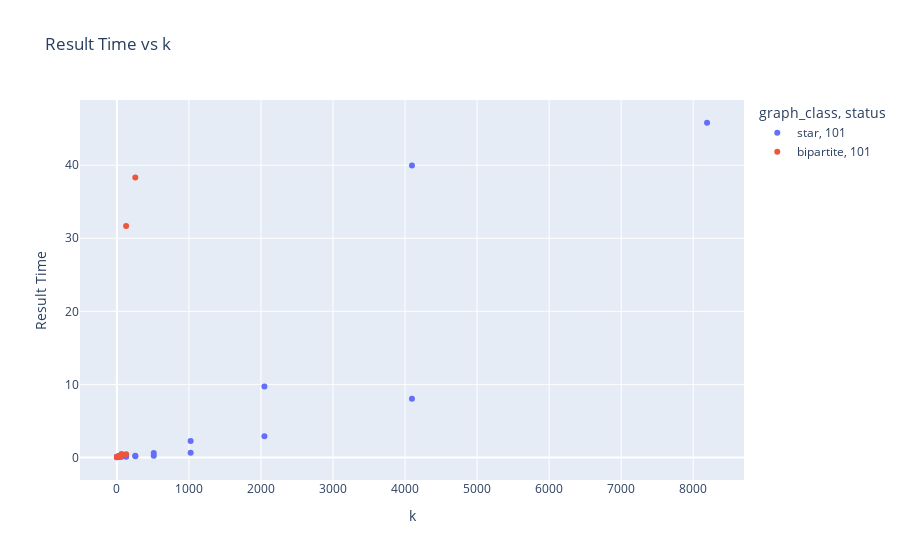

Notebook source saved alongside this figure:
### Code cell
# Scatter plot result_time vs k
fig = px.scatter(df, x='k', y='result_time', color='graph_class', symbol='status',
                 title='Result Time vs k', labels={'k': 'k', 'result_time': 'Result Time'},
                 hover_data=['graph_class', 'status'])
fig.show()

### Figure 1 — Plotly figure (JSON) as saved in the notebook; plotly's stock layout.template omitted (floating-point values rounded to 4 significant figures)
{"data": [{"customdata": [["star", 101], ["star", 101], ["star", 101], ["star", 101], ["star", 101], ["star", 101], ["star", 101], ["star", 101], ["star", 101], ["star", 101], ["star", 101], ["star", 101], ["star", 101], ["star", 101], ["star", 101], ["star", 101], ["star", 101], ["star", 101], ["star", 101], ["star", 101], ["star", 101], ["star", 101], ["star", 101], ["star", 101], ["star", 101], ["star", 101]], "hovertemplate": "graph_class=%{customdata[0]}<br>status=%{customdata[1]}<br>k=%{x}<br>Result Time=%{y}<extra></extra>", "legendgroup": "star, 101", "marker": {"color": "#636efa", "symbol": "circle"}, "mode": "markers", "name": "star, 101", "orientation": "v", "showlegend": true, "type": "scatter", "x": [2, 1, 4, 2, 8, 4, 16, 8, 32, 16, 64, 32, 128, 64, 256, 128, 512, 256, 1024, 512, 2048, 1024, 4096, 2048, 8192, 4096], "xaxis": "x", "y": [0.08779, 0.02383, 0.08934, 0.07424, 0.08079, 0.07035, 0.14, 0.09745, 0.1007, 0.08923, 0.1018, 0.1474, 0.1002, 0.1356, 0.1685, 0.1575, 0.2164, 0.2125, 0.6242, 0.6166, 2.902, 2.237, 8.038, 9.719, 45.81, 39.97], "yaxis": "y"}, {"customdata": [["bipartite", 101], ["bipartite", 101], ["bipartite", 101], ["bipartite", 101], ["bipartite", 101], ["bipartite", 101], ["bipartite", 101], ["bipartite", 101], ["bipartite", 101], ["bipartite", 101], ["bipartite", 101], ["bipartite", 101], ["bipartite", 101], ["bipartite", 101], ["bipartite", 101], ["bipartite", 101]], "hovertemplate": "graph_class=%{customdata[0]}<br>status=%{customdata[1]}<br>k=%{x}<br>Result Time=%{y}<extra></extra>", "legendgroup": "bipartite, 101", "marker": {"color": "#EF553B", "symbol": "circle"}, "mode": "markers", "name": "bipartite, 101", "orientation": "v", "showlegend": true, "type": "scatter", "x": [2, 1, 4, 2, 8, 4, 16, 8, 32, 16, 64, 32, 128, 64, 256, 128], "xaxis": "x", "y": [0.04307, 0.04956, 0.04158, 0.03633, 0.04501, 0.04828, 0.09738, 0.1037, 0.05886, 0.06188, 0.2087, 0.1369, 0.4472, 0.4605, 38.32, 31.68], "yaxis": "y"}], "layout": {"legend": {"title": {"text": "graph_class, status"}, "tracegroupgap": 0}, "title": {"text": "Result Time vs k"}, "xaxis": {"anchor": "y", "domain": [0, 1], "title": {"text": "k"}}, "yaxis": {"anchor": "x", "domain": [0, 1], "title": {"text": "Result Time"}}}}
